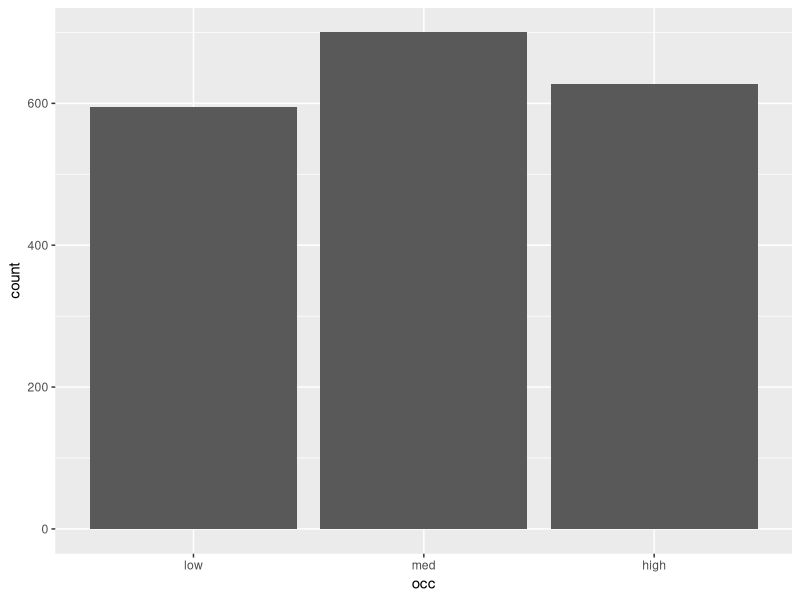
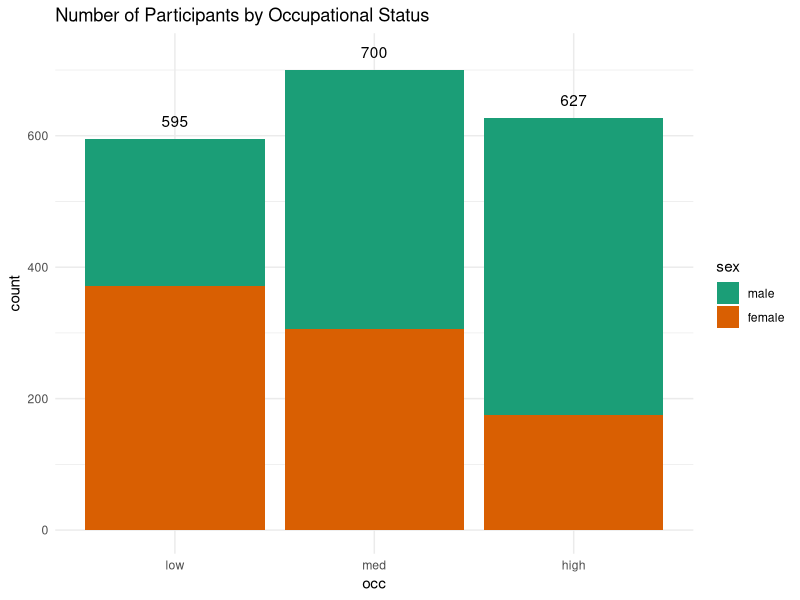
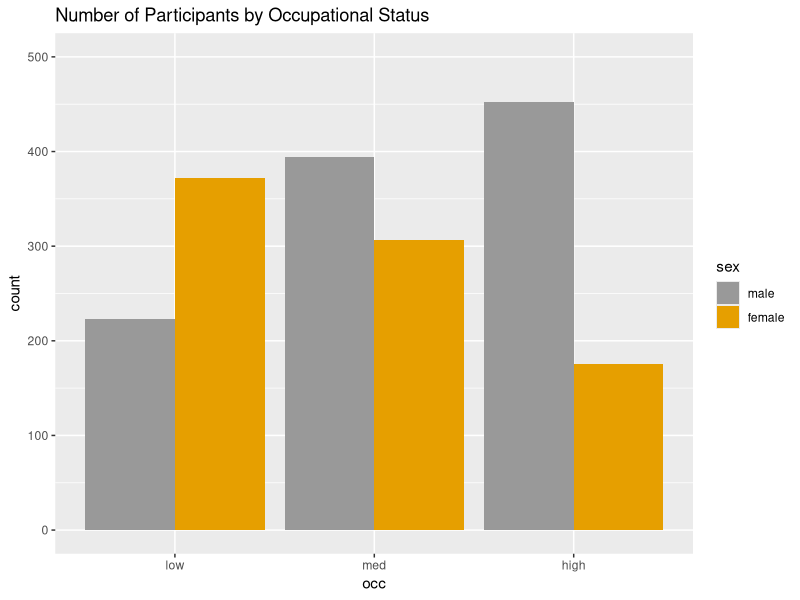
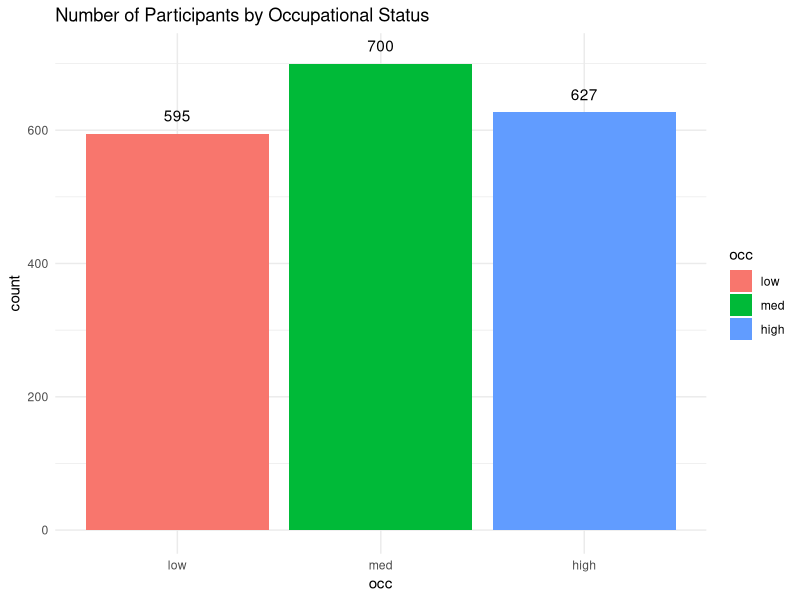
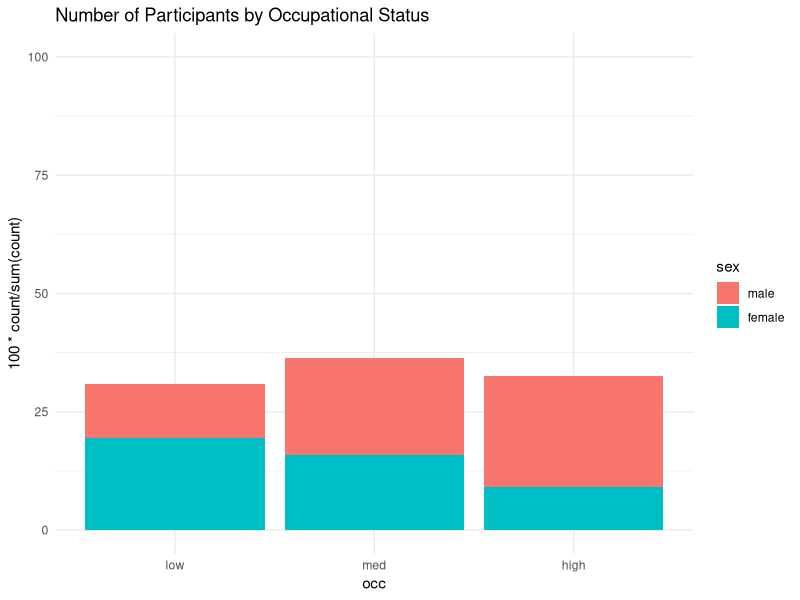
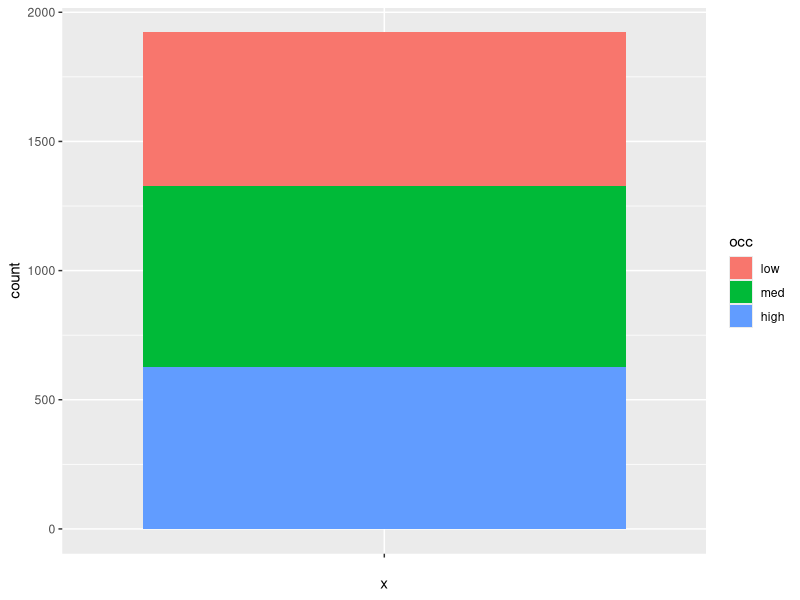
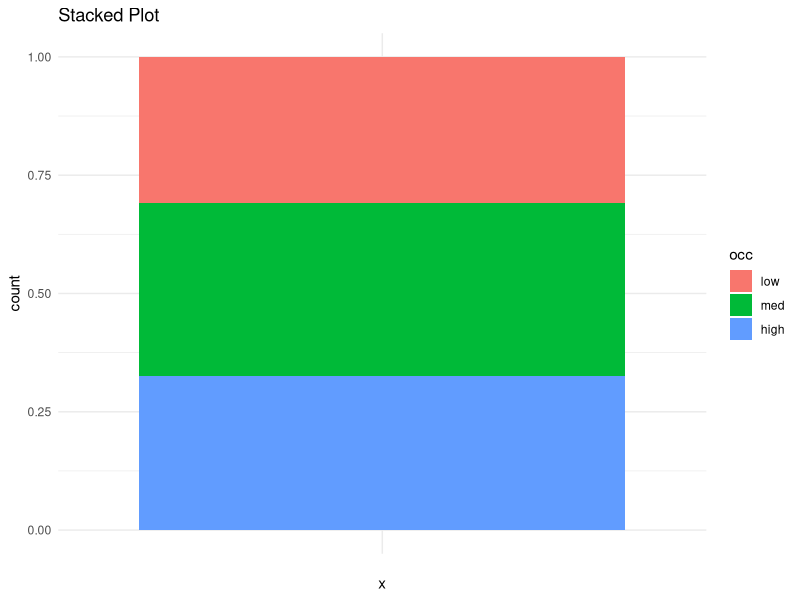
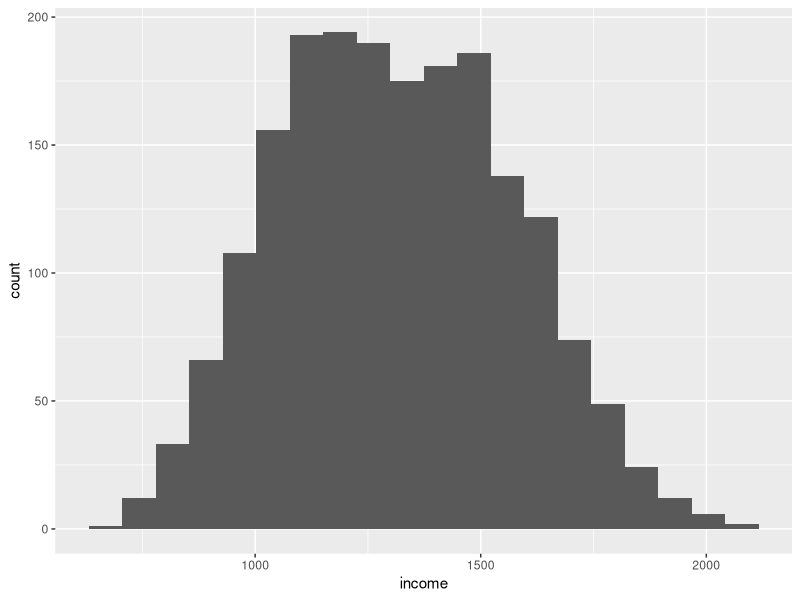

Recreate these plots in R, in order.
## ---- chunk 1
# import packages
library(tidyverse)
## ---- chunk 2
# Read in income data
df <- read_csv('data.csv')
head(df)
## ---- chunk 3
# summary of data
str(df)
## ---- chunk 4
# Convert columns for 'occ' and 'edu' to be factors with levels (low, med, high)
df$occ <- factor(df$occ, levels = c('low', 'med', 'high'))
df$edu <- factor(df$edu, levels = c('low', 'med', 'high'))
## ---- chunk 5
# change 'sex' variable factor with levels (male & female)
df$sex <- factor(df$sex, levels = c('m', 'f'), labels = c('male', 'female'))
## ---- chunk 6
# create a bar plot that counts people with low, medium, and high occupation status respectively

ggplot(df, aes(occ)) + 
  geom_bar()
## ---- chunk 7
# Add a title, color, and theme, differentiate by sex, and total count labels over the bars (don't be afraid to google)

ggplot(df, aes(occ)) +
  geom_bar(aes(fill = sex)) + 
  geom_text(stat = 'count', aes(label = ..count.. ), vjust = -1) +
  ylim(0, 720) +
  labs(
    title = 'Number of Participants by Occupational Status',
    xlab = 'Occupational Status', 
    ylab = 'Count') +
  scale_fill_brewer(palette= 'Dark2') +
  theme_minimal()

## ---- chunk 8
# unstack the bars, which do you think is a better graph?
# use scale_fill_manual to set your colors

ggplot(df, aes(occ)) +
  geom_bar(aes(fill = sex), position = 'dodge') + 
  geom_text(stat = 'count', aes(label = ..count.. )) +
  ylim(0, 500) +
  labs(
    title = 'Number of Participants by Occupational Status',
    xlab = 'Occupational Status', 
    ylab = 'Count') +
  scale_fill_manual(values=c("#999999", "#E69F00"))
  theme_minimal()
## ---- chunk 9
# Make the same graph with precomputed data (will need to consider changing default settings)
# No need to color the bars by sex for this step

occ_counted <- df %>% count(occ, name = 'count') 
occ_counted

ggplot(occ_counted, aes(occ, count)) + 
  geom_bar(aes(fill = occ), stat = 'identity') +
  geom_text(aes(label = count ), vjust = -1) +
  ylim(0, 710) +
  labs(
    title = 'Number of Participants by Occupational Status',
    xlab = 'Occupational Status', 
    ylab = 'Count') +
  theme_minimal() 
## ---- chunk 10
# look up the function after_stat()
# create the same bar graph using percents on the y axis (use data 'df')
# update the y axis label

ggplot(df, aes(occ, y = after_stat(100 * count/sum(count)))) + 
  geom_bar(aes(fill = sex)) +
  ylim(0, 100) +
  labs(
    title = 'Number of Participants by Occupational Status',
    xlab = 'Occupational Status', 
    ylab = 'Percent of Total') +
  theme_minimal() 
## ---- chunk 11
# stacked plot with frequencies; used data occ_counted)
ggplot(occ_counted, aes(x = '', y = count, fill = occ)) + 
  geom_bar(stat = "identity")
## ---- chunk 12
# Try to make this plot better by using position = 'fill'
# Change your labels appropiately

ggplot(occ_counted, aes(x = '', y = count, fill = occ)) + 
  geom_bar(stat = "identity", position = 'fill') +
  labs(
    title = 'Stacked Plot', 
    xlab = 'Occupation', 
    ylab = 'Proportion') +
  theme_minimal()
  
## ---- chunk 13
# Draw a histogram with the variable income
ggplot(df, aes(income)) + 
  geom_histogram(bins = 20) + 
  theme_gray()
## ---- chunk 14
# plot a density plot of income

ggplot(df, aes(income)) + 
  geom_density() + 
  theme_minimal()
## ---- chunk 15
# Graph the histogram and density plot together
ggplot(df, aes(x = income, y=..density..)) + 
  geom_histogram(bins=20, fill = 'white', color = 'gray') + 
  geom_density(aes(x = income), col="red") + 
  theme_minimal()
## ---- chunk 16
# Create a histogram separated by sex
ggplot(df, aes(income, fill = sex)) + 
  geom_histogram(bins=20, alpha=0.7) + 
  theme_bw()
## ---- chunk 17
# create a boxplot for income
ggplot(df, aes(x = income)) + 
  geom_boxplot() + 
  theme_bw()
## ---- chunk 18
#Remove everything on the y-axis including the texts and tick marks

ggplot(df, aes(x = income)) + 
  geom_boxplot() + 
  theme_bw() +
  theme(axis.text.y=element_blank(),
        axis.ticks.y=element_blank())
## ---- chunk 19
# Separate by sex
ggplot(df, aes(x = income, y = sex)) + 
  geom_boxplot() + 
  theme_bw()
## ---- chunk 20
# Create a violin plot of income separated by sex
ggplot(df, aes(x = sex, y = income)) + 
  geom_violin() + 
  theme_bw()
## ---- chunk 21
# overlay the data points and color by education

ggplot(df, aes(x = sex, y = income)) + 
  geom_violin() + 
  geom_jitter(width = 0.1, height = 0.1, alpha = 0.2, aes(color = edu)) + 
  theme_bw()
## ---- chunk 22
# Create a scatterplot of income vs age
ggplot(df, aes(x = age, y = income)) + 
  geom_point() + 
  theme_bw()
## ---- chunk 23
# It is hard to see the individual data points. Plot two ways to make it easy to see individual points

# with alpha
ggplot(df, aes(x = age, y = income)) + 
  geom_point(alpha=0.3) + 
  theme_bw()
## ---- chunk 24
# with jitter
ggplot(df, aes(x = age, y = income)) + 
  geom_point() + 
  geom_jitter() +
  theme_bw()
## ---- chunk 25
# show 2 ways to differentiate the points by sex

# by color
ggplot(df, aes(x = age, y = income, col=sex)) + 
  geom_point(alpha=0.3) + 
  theme_bw()
## ---- chunk 26
# with shape
ggplot(df, aes(x = age, y = income, shape=sex)) + 
  geom_point(alpha=0.3) + 
  theme_bw()
## ---- chunk 27
# use faceting to separate scatter plot by sex
ggplot(df, aes(x = age, y = income)) + 
  geom_point(alpha = 0.3) + 
  facet_wrap(~ sex)
## ---- chunk 28
# use faceting to separate by sex and edu using facet_wrap()
ggplot(df, aes(x = age, y = income)) + 
  geom_point(alpha = 0.3) + 
  facet_wrap(sex ~ edu)
## ---- chunk 29
# use faceting to separate by sex and edu using facet_grid()
ggplot(df, aes(x = age, y = income)) + 
  geom_point(alpha = 0.3) + 
  facet_grid(sex ~ edu)
## ---- chunk 30
# With extra time, go back through charts and practice changing colors, themes, labels, etc...
